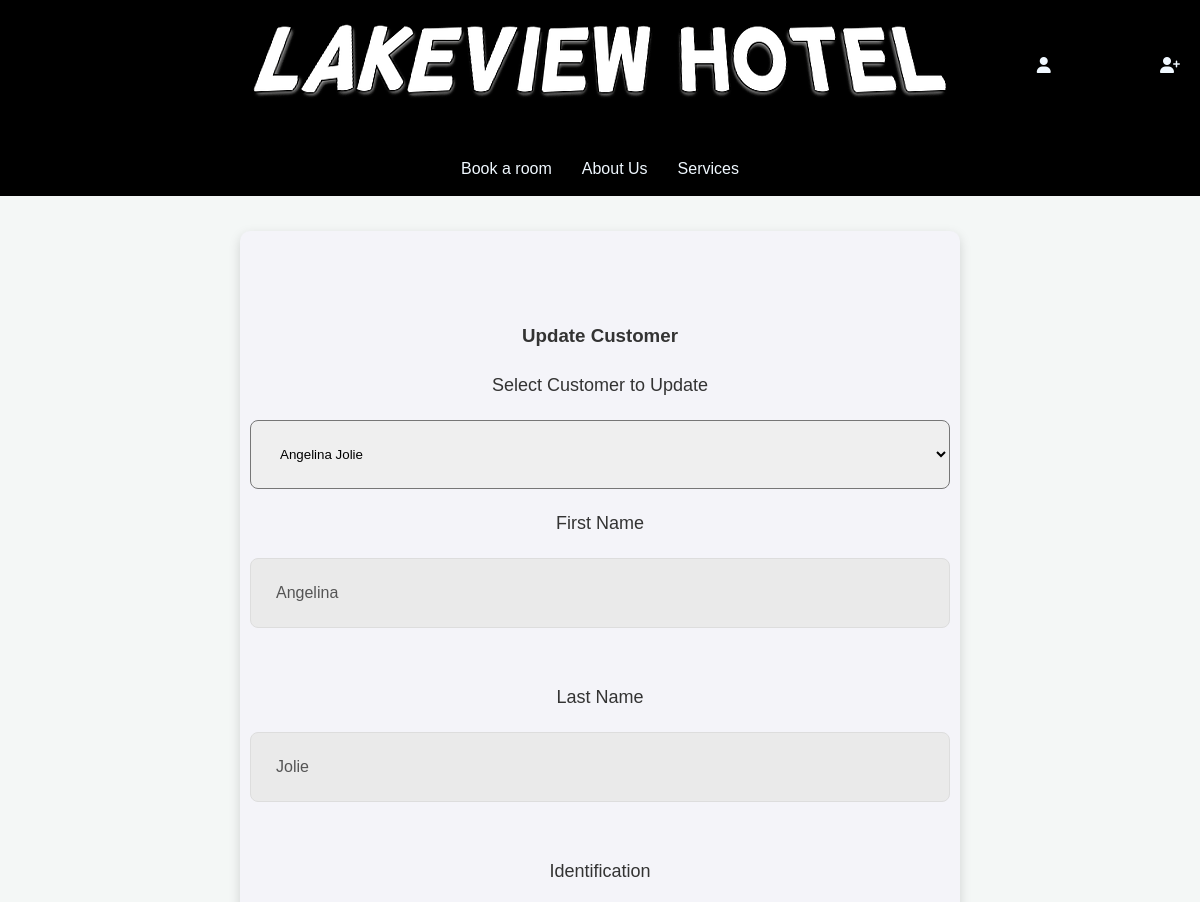
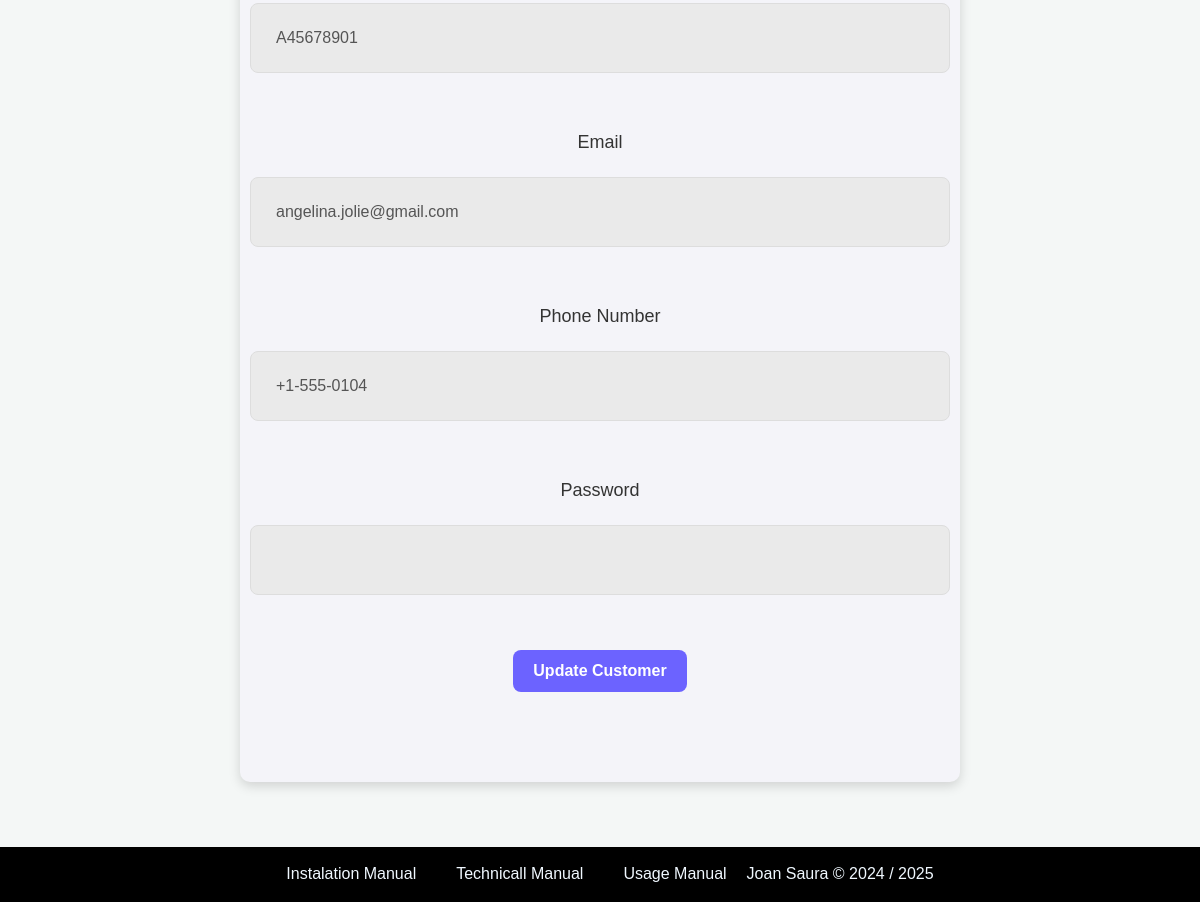
/files/forms/customers/update_customer_form.php?client-id=4, run on the app's committed database (2 pictures, top to bottom).
### tables this page shows
CREATE TABLE IF NOT EXISTS `071_customers` (
  `client_id` int(11) NOT NULL AUTO_INCREMENT,
  `client_first_name` varchar(50) NOT NULL,
  `client_last_name` varchar(50) NOT NULL,
  `client_identification` varchar(20) NOT NULL,
  `client_email` varchar(100) NOT NULL,
  `client_phone_number` varchar(15) DEFAULT NULL,
  `client_password` varchar(100) DEFAULT NULL,
  `customer_rol` enum('guest','admin') DEFAULT 'guest',
  PRIMARY KEY (`client_id`)
);

### files/forms/customers/update_customer_form.php (the view, shortened to what this page needs)
<?php
$root = $_SERVER['DOCUMENT_ROOT'];
include($root . '/student071/dwes/files/common-files/db_connection.php');
$selectedClientId = isset($_GET['client-id']) ? intval($_GET['client-id']) : null;
$firstName = $lastName = $identification = $email = $phoneNumber = $password = '';
$sqlCustomers = "SELECT client_id, client_first_name, client_last_name, client_identification, client_email, client_phone_number
                 FROM 071_customers;";
$resultCustomers = mysqli_query($conn, $sqlCustomers);
if ($selectedClientId) {
    $sqlSelectedCustomer = "SELECT client_first_name, client_last_name, client_identification, client_email, client_phone_number
                            FROM 071_customers WHERE client_id = $selectedClientId;";
    $resultSelectedCustomer = mysqli_query($conn, $sqlSelectedCustomer);
    if ($resultSelectedCustomer && mysqli_num_rows($resultSelectedCustomer) > 0) {
        $selectedCustomer = mysqli_fetch_assoc($resultSelectedCustomer);
        $firstName = $selectedCustomer['client_first_name'];
        $lastName = $selectedCustomer['client_last_name'];
        $identification = $selectedCustomer['client_identification'];
        $email = $selectedCustomer['client_email'];
        $phoneNumber = $selectedCustomer['client_phone_number'];
    }
}
?>
<?php include($root . '/student071/dwes/files/common-files/header.php'); ?>
<section id="container-form">
    <form class="login-form" id="update-customer-form" action="/student071/dwes/files/querys/customers/update_customers.php" method="POST">
        <h3>Update Customer</h3>
        <label for="customer-select">Select Customer to Update</label>
        <select name="client-id" id="customer-select" required onchange="populateCustomerDetails(this.value)">
            <?php while ($customer = mysqli_fetch_assoc($resultCustomers)) {
                $isSelected = ($selectedClientId === intval($customer['client_id'])) ? 'selected' : '';
            ?>
                <option value="<?php echo intval($customer['client_id']); ?>"
                        data-first-name="<?php echo htmlspecialchars($customer['client_first_name']); ?>"
                        data-last-name="<?php echo htmlspecialchars($customer['client_last_name']); ?>"
                        data-identification="<?php echo htmlspecialchars($customer['client_identification']); ?>"
                        data-email="<?php echo htmlspecialchars($customer['client_email']); ?>"
                        data-phone="<?php echo htmlspecialchars($customer['client_phone_number']); ?>"
                        <?php echo $isSelected; ?>>
                    <?php echo htmlspecialchars($customer['client_first_name'] . ' ' . $customer['client_last_name']); ?>
                </option>
            <?php } ?>
        </select>
        <label for="first-name-input">First Name</label>
        <input type="text" name="first-name" id="first-name-input" value="<?php echo htmlspecialchars($firstName); ?>" required>
        <label for="last-name-input">Last Name</label>
        <input type="text" name="last-name" id="last-name-input" value="<?php echo htmlspecialchars($lastName); ?>" required>
        <label for="identification-input">Identification</label>
        <input type="text" name="identification" id="identification-input" value="<?php echo htmlspecialchars($identification); ?>" required>
        <label for="email-input">Email</label>
        <input type="email" name="email" id="email-input" value="<?php echo htmlspecialchars($email); ?>" required>
        <label for="phone-input">Phone Number</label>
        <input type="text" name="phone" id="phone-input" value="<?php echo htmlspecialchars($phoneNumber); ?>" required>
        <label for="password">Password</label>
        <input type="password" name="c-password" id="password" required>
        <div class="submit-button">
            <input class="submit" type="submit" name="submit" value="Update Customer">
        </div>
    </form>
</section>
<?php include($root . '/student071/dwes/files/common-files/footer.php'); ?>

### css/style.css (style rules this page uses)
* { margin: 0; padding: 0; box-sizing: border-box; }
body { display: flex; flex-direction: column; min-height: 100vh; }

### css/manuals.css (style rules this page uses)
* { margin: 0; padding: 0; box-sizing: border-box; font-family: 'Arial', sans-serif; }
body { background-color: #f4f7f6; color: #333; line-height: 1.6; }
section { margin-bottom: 30px; }

### css/forms.css (style rules this page uses)
#container-form { display: flex; justify-content: center; align-items: center; }
.login-form { text-align: center; width:60%; margin: 35px auto; padding: 90px 10px; background-color: #f4f4f9; display: flex; flex-direction: column; gap: 20px; border-radius: 10px; box-shadow: 0 4px 12px rgba(0, 0, 0, 0.15); font-family: 'Segoe UI', Tahoma, Geneva, Verdana, sans-serif; }
.login-form > label { font-size: 18px; font-weight: 1200px; color: #333; }
.login-form > input { background-color: #eaeaea; padding: 25px; border: 1px solid #ddd; border-radius: 8px; font-size: 16px; color: #555; transition: all 0.3s ease; }
.login-form > select { padding: 25px; border-radius: 8px; transition: all 0.3s ease; }
.submit-button { display: flex; justify-content: center; }
.submit-button .submit { background-color: #6c63ff; color: #fff; padding: 12px 20px; border: none; border-radius: 8px; font-size: 16px; font-weight: 600; cursor: pointer; transition: background-color 0.3s ease; }
form { margin-top: 15px; }

### data on the page
071_customers: first-name "Angelina", last-name "Jolie", identification "A45678901", email "angelina.jolie@gmail.com", phone "+1-555-0104"

### other printed values
form field client-id "Angelina Jolie"
